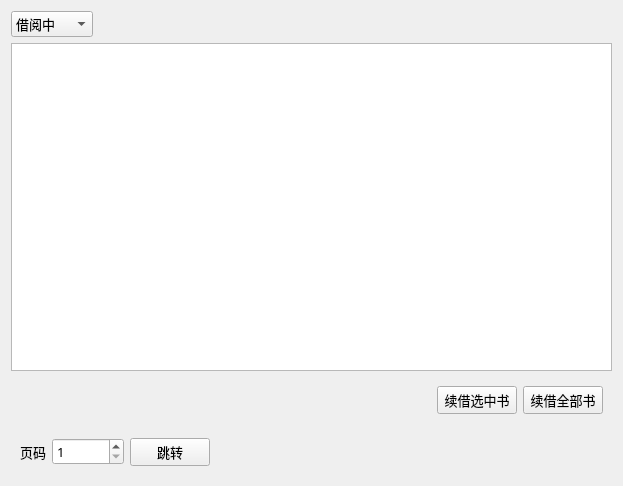
<?xml version="1.0" encoding="UTF-8"?>
<ui version="4.0">
 <class>BorrowHistoryForm</class>
 <widget class="QWidget" name="BorrowHistoryForm">
  <property name="geometry">
   <rect>
    <x>0</x>
    <y>0</y>
    <width>623</width>
    <height>486</height>
   </rect>
  </property>
  <property name="font">
   <font>
    <family>微软雅黑</family>
    <pointsize>10</pointsize>
   </font>
  </property>
  <property name="windowTitle">
   <string>Form</string>
  </property>
  <layout class="QVBoxLayout" name="verticalLayout_3">
   <item>
    <layout class="QHBoxLayout" name="horizontalLayout">
     <item>
      <widget class="QComboBox" name="comboBox">
       <item>
        <property name="text">
         <string>借阅中</string>
        </property>
       </item>
       <item>
        <property name="text">
         <string>借阅历史</string>
        </property>
       </item>
      </widget>
     </item>
     <item>
      <spacer name="horizontalSpacer_3">
       <property name="orientation">
        <enum>Qt::Horizontal</enum>
       </property>
       <property name="sizeHint" stdset="0">
        <size>
         <width>40</width>
         <height>20</height>
        </size>
       </property>
      </spacer>
     </item>
    </layout>
   </item>
   <item>
    <widget class="QTableView" name="tv"/>
   </item>
   <item>
    <widget class="QWidget" name="widget_borrow" native="true">
     <layout class="QVBoxLayout" name="verticalLayout">
      <item>
       <layout class="QHBoxLayout" name="h1">
        <item>
         <spacer name="horizontalSpacer">
          <property name="orientation">
           <enum>Qt::Horizontal</enum>
          </property>
          <property name="sizeHint" stdset="0">
           <size>
            <width>40</width>
            <height>20</height>
           </size>
          </property>
         </spacer>
        </item>
        <item>
         <widget class="QPushButton" name="btn_renew_one">
          <property name="text">
           <string>续借选中书</string>
          </property>
         </widget>
        </item>
        <item>
         <widget class="QPushButton" name="btn_renew_all">
          <property name="text">
           <string>续借全部书</string>
          </property>
         </widget>
        </item>
       </layout>
      </item>
     </layout>
    </widget>
   </item>
   <item>
    <widget class="QWidget" name="widget_history" native="true">
     <layout class="QVBoxLayout" name="verticalLayout_2">
      <item>
       <layout class="QHBoxLayout" name="h2">
        <item>
         <widget class="QLabel" name="label">
          <property name="text">
           <string>页码</string>
          </property>
         </widget>
        </item>
        <item>
         <widget class="QSpinBox" name="spinBox">
          <property name="minimum">
           <number>1</number>
          </property>
          <property name="maximum">
           <number>999999</number>
          </property>
         </widget>
        </item>
        <item>
         <widget class="QPushButton" name="btn_getHistory">
          <property name="text">
           <string>跳转</string>
          </property>
         </widget>
        </item>
        <item>
         <spacer name="horizontalSpacer_2">
          <property name="orientation">
           <enum>Qt::Horizontal</enum>
          </property>
          <property name="sizeHint" stdset="0">
           <size>
            <width>40</width>
            <height>20</height>
           </size>
          </property>
         </spacer>
        </item>
       </layout>
      </item>
     </layout>
    </widget>
   </item>
  </layout>
 </widget>
 <resources/>
 <connections/>
</ui>
